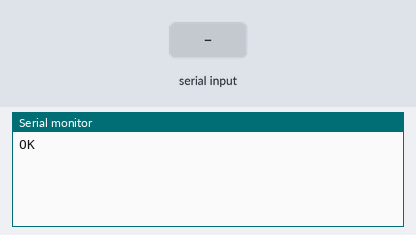
A sketch run on a simulated Arduino Mega 2560, built with avr-gcc and run on an emulated ATmega2560. Shown: the last lines printed to the serial monitor. Inputs (shaded band) come from the test bench. The modem accepts every AT command (registered, SIM ready, sends succeed) and sends nothing else.

Above: at 3.2 s.
3.3 s: "1" received over the second serial link
At 4.4 s:
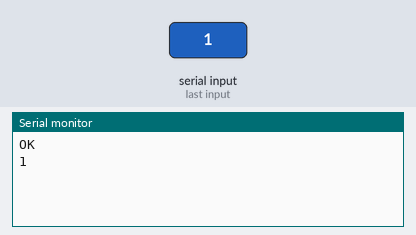
4.8 s: "0" received over the second serial link
At 5.5 s:
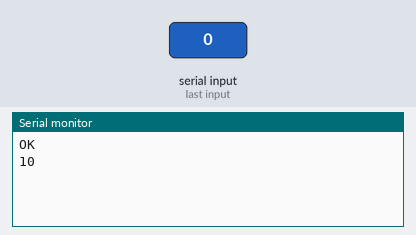

The sketch:

wifi_module_test.ino
```cpp
// No SoftwareSerial needed

void setup() {
  Serial.begin(9600);       // PC Serial Monitor
  Serial1.begin(9600);      // ESP-01 on TX1/RX1 (Mega pins 18, 19)

  delay(2000);
  Serial1.println("AT");
}

void loop() {
  if (Serial1.available()) {
    Serial.write(Serial1.read());
  }

  if (Serial.available()) {
    Serial1.write(Serial.read());
  }
}
```

Measured:
- after the input at 3.3 s, the serial monitor: prints a new line at once (image 1)
- after the input at 4.8 s, the serial monitor: prints a new line at once (image 2)
